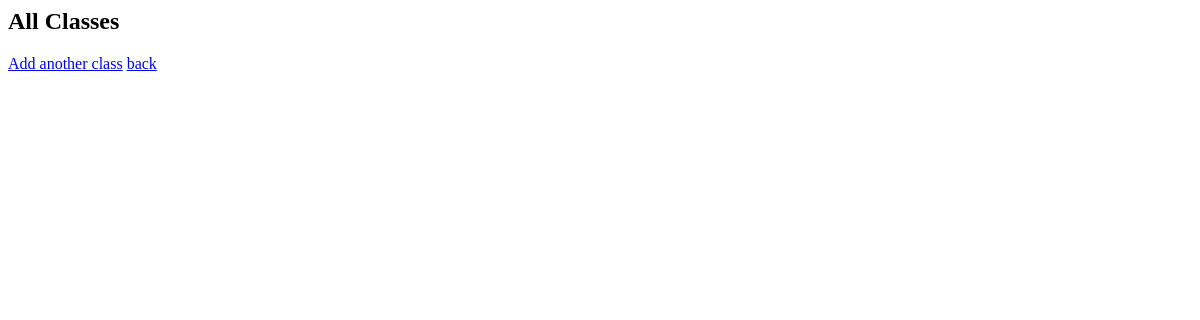
Before: /accounts/admin/class/list/ (signed in) with the older database file.
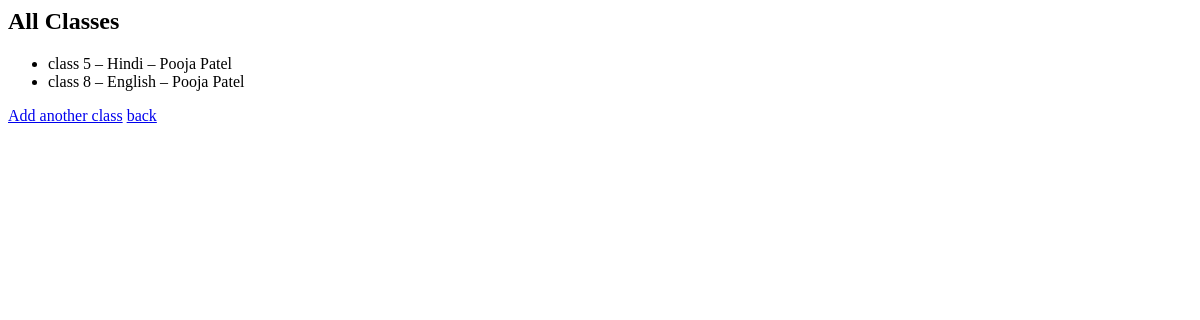
After: the same page with the newer database file.
### accounts/models.py (models this page shows, shortened)
class ClassRoomModel(models.Model):
    teacher = models.ForeignKey(TeacherInfoModel, on_delete=models.CASCADE)
    class_name = models.CharField(max_length=100)
    subject = models.CharField(max_length=100)

class TeacherInfoModel(models.Model):
    langChoice = {
        ('' , 'SELECT'),
        ('Hindi' , 'Hindi'),
        ('English' , 'English')
    }
    subjectChoice = {
        ('' , 'SELECT'),
        ('Hindi' , 'Hindi'),
        ('English' , 'English'),
        ('Physics' , 'Physics'),
        ('Chemistry' , 'Chemistry'),
        ('Biology' , 'Biology'),
        ('Computer' , 'Computer'),
        ('Maths' , 'Maths'),
        ('Arts' , 'Arts'),
        ('Social Science' , 'Social Science'),
        ('Sanskrit' , 'Sanskrit')
    }
    user = models.OneToOneField(User, on_delete=models.CASCADE)
    full_name = models.CharField(max_length=100)
    dob = models.DateField()
    city = models.CharField(max_length=100)
    pincode = models.CharField(max_length=10)
    subject =  models.CharField(max_length=100 , choices=subjectChoice , default='')
    language = models.CharField(max_length=50 , choices=langChoice , default='')

### accounts/views.py (the view)
# urls.py: path('admin/class/list/', class_list_view, name='class_list'),
@login_required
def class_list_view(request):
    if request.user.profile.role != 'admin':
        return HttpResponse("Unauthorized", status=403)
    classes = ClassRoomModel.objects.all()
    return render(request, 'class_list.html', {'classes': classes})

### template/class_list.html
<h2>All Classes</h2>
<ul>
    {% for cls in classes %}
        <li>{{ cls.class_name }} – {{ cls.subject }} – {{ cls.teacher.full_name }}</li>
    {% endfor %}
</ul>
<a href="{% url 'class_add' %}">Add another class</a>
<a href="{% url 'admin_dashboard' %}">back</a>

Changed rows visible on the page:
added ClassRoomModel: class_name "class 5", subject "Hindi", teacher.full_name "Pooja Patel"
added ClassRoomModel: class_name "class 8", subject "English", teacher.full_name "Pooja Patel"
